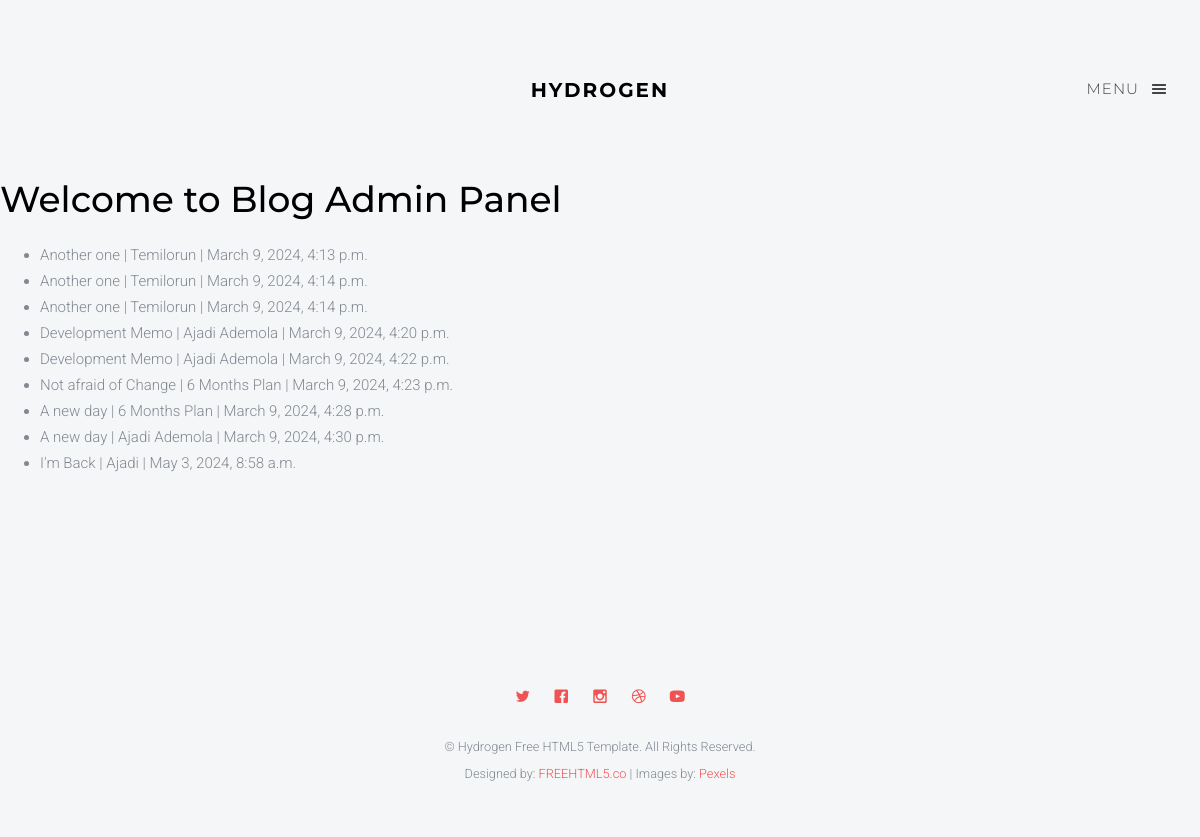
The page /comments.html on the database as committed earlier.
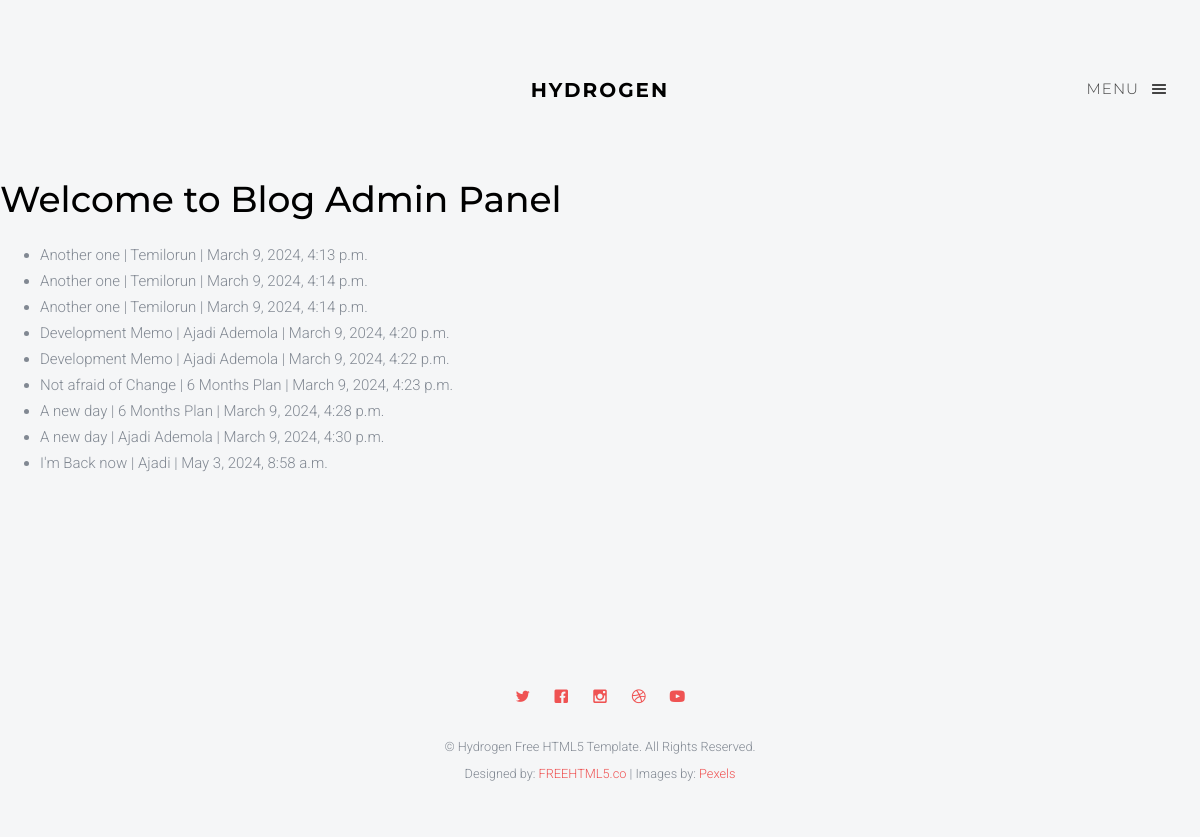
The same page on the database as committed later.
### personal/models.py (models this page shows, shortened)
class Comment(models.Model):
    post = models.ForeignKey(Post, on_delete=models.CASCADE, related_name='comments')
    name = models.CharField(max_length=250)
    body = models.TextField()
    date_added = models.DateTimeField(auto_now_add=True)

class Post(models.Model):
    options = (
        ('draft', 'Draft'),
        ('published', 'Published'),
    )
    title = models.CharField(max_length=250)
    slug = models.SlugField(max_length=250)
    author = models.ForeignKey(User, on_delete=models.CASCADE, related_name='blog_posts')
    category = models.ForeignKey(Category, on_delete=models.CASCADE, null=True)
    description = models.CharField(max_length=300)
    image = models.ImageField(upload_to='pics/', null=True, blank=True)
    img_desc = models.CharField(max_length=300)
    publish = models.DateTimeField(default=timezone.now)
    content = RichTextField()
    tags = models.ForeignKey(Tags, on_delete=models.CASCADE, null=True)
    status = models.CharField(max_length=10, choices=options, default='draft')
    class Meta:
        ordering = ('-publish',)
    def __str__(self):
        return self.title

### personal/views.py (the view)
# urls.py: path('comments.html', views.comments_list, name='comments_list'),
def comments_list(request):
    comments = Comment.objects.all()
    return render(request, 'comments.html', {'comments': comments})

### Templates/comments.html (shortened to what this page needs)
{% load static %}
<!DOCTYPE html>
 <html class="no-js">
	<head>
	<link rel="stylesheet" href="{% static 'css/animate.css' %}">
	<link rel="stylesheet" href="{% static 'css/icomoon.css' %}">
	<link rel="stylesheet" href="{% static 'css/magnific-popup.css'%}">
	<link rel="stylesheet" href="{% static 'css/salvattore.css'%}">
	<link rel="stylesheet" href="{% static 'css/style.css'%}">
	</head>
	<body>
	<header id="fh5co-header" role="banner">
		<div class="container">
			<div class="row">
				<div class="col-md-12">
					<a href="#" class="fh5co-menu-btn js-fh5co-menu-btn">Menu <i class="icon-menu"></i></a>
					<a class="navbar-brand" href="blog.html">Hydrogen</a>
				</div>
			</div>
		</div>
	</header>
	<div id="fh5co-main">
		<p><h1>Welcome to Blog Admin Panel</h1></p>
        <ul>
            {% for comments in comments %}
            <li>{{comments.post}} | {{ comments.name }} | {{ comments.date_added }}</li>
            {% endfor %}
        </ul>
	</div>
	<footer id="fh5co-footer">
        <div class="container">
			<div class="row row-padded">
				<div class="col-md-12 text-center">
					<p class="fh5co-social-icons">
						<a href="#"></a>
						<a href="#"></a>
					</p>
				</div>
			</div>
		</div>
		<div class="container">
			<div class="row row-padded">
				<div class="col-md-12 text-center">
					<p class="fh5co-social-icons">
						<a href="#"><i class="icon-twitter"></i></a>
						<a href="#"><i class="icon-facebook"></i></a>
						<a href="#"><i class="icon-instagram"></i></a>
						<a href="#"><i class="icon-dribbble"></i></a>
						<a href="#"><i class="icon-youtube"></i></a>
					</p>
					<p><small>&copy; Hydrogen Free HTML5 Template. All Rights Reserved. <br>Designed by: <a href="http://freehtml5.co/" target="_blank">FREEHTML5.co</a> | Images by: <a href="http://pexels.com" target="_blank">Pexels</a> </small></p>
				</div>
			</div>
		</div>
	</footer>
	</body>
</html>

Rows that differ between the two databases and show on the page:
changed through a linked row, Comment "Ajadi": post "I'm Back" → "I'm Back now"
